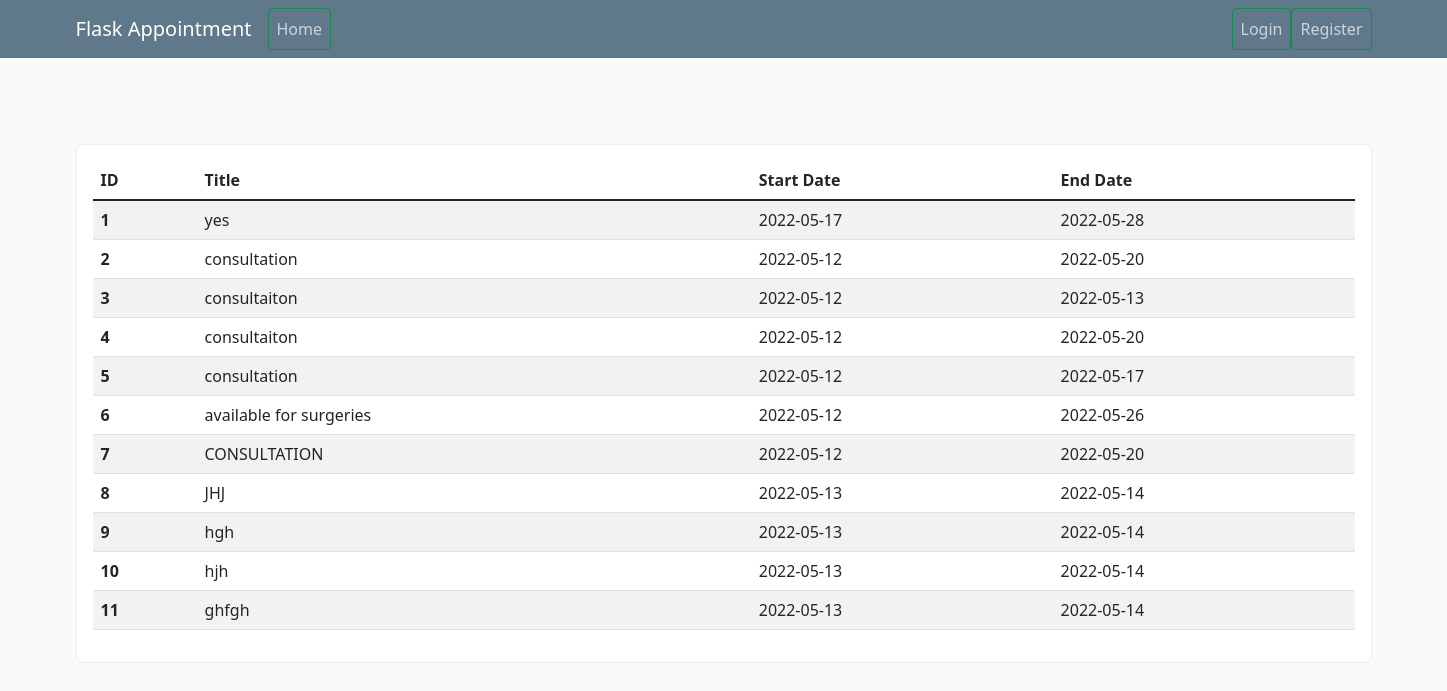
The app's page /view/doctor/schedule/1 with its own data.
### appointment_system/models.py (models this page shows, shortened)
class Schedule(db.Model):
    id = db.Column(db.Integer, primary_key=True)
    doctor_id = db.Column(db.Integer, db.ForeignKey('doctor.id'))
    title = db.Column(db.String(20), nullable=False)
    start_date = db.Column(db.Date(), default = datetime.now().date())
    end_date = db.Column(db.Date(), default = datetime.now().date())
    appointment = db.relationship('Appointment', backref='Schedule', lazy=True)

### appointment_system/routes.py (the view)
@app.route("/view/doctor/schedule/<int:id>")
def view_doctor_schedule(id):
    schedules = Schedule.query.filter_by(doctor_id=id).all()
    return render_template('view_doctor_schedules.html', schedules=schedules)

### appointment_system/templates/view_doctor_schedules.html (shortened to what this page needs)
{% extends "layout.html" %}
{% block content %}
    <div class="col-md-12 mt-5">
        <div class="table-wrapper">
            <table class="table table-striped">
                <thead>
                <tr>
                    <th scope="col">ID</th>
                    <th scope="col">Title</th>
                    <th scope="col">Start Date</th>
                    <th scope="col">End Date</th>
                </tr>
                </thead>
                <tbody>
                    {% for schedule in schedules %}
                        <tr>
                            <th scope="row">{{ schedule.id}}</th>
                            <td>{{ schedule.title }}</td>
                            <td>{{ schedule.start_date }}</td>
                            <td>{{ schedule.end_date }}</td>
                        </tr>
                    {% endfor %}
                </tbody>
            </table>
        </div>
    </div>
{% endblock %}

### appointment_system/static/main.css (style rules this page uses)
body { background: #fafafa; color: #333333; margin-top: 5rem; }
.table-wrapper { padding: 16px; background: #fff; border-radius: 8px; border: 1px solid #eee; }

### records on screen
Schedule: id "1", title "yes", start_date "2022-05-17", end_date "2022-05-28"
Schedule: id "2", title "consultation", start_date "2022-05-12", end_date "2022-05-20"
Schedule: id "3", title "consultaiton", start_date "2022-05-12", end_date "2022-05-13"
Schedule: id "4", title "consultaiton", start_date "2022-05-12", end_date "2022-05-20"
Schedule: id "5", title "consultation", start_date "2022-05-12", end_date "2022-05-17"
Schedule: id "6", title "available for surgeries", start_date "2022-05-12", end_date "2022-05-26"
Schedule: id "7", title "CONSULTATION", start_date "2022-05-12", end_date "2022-05-20"
Schedule: id "8", title "JHJ", start_date "2022-05-13", end_date "2022-05-14"
Schedule: id "9", title "hgh", start_date "2022-05-13", end_date "2022-05-14"
Schedule: id "10", title "hjh", start_date "2022-05-13", end_date "2022-05-14"
Schedule: id "11", title "ghfgh", start_date "2022-05-13", end_date "2022-05-14"
